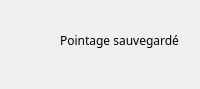
<?xml version="1.0" encoding="UTF-8"?>
<ui version="4.0">
 <class>Dialog</class>
 <widget class="QDialog" name="Dialog">
  <property name="geometry">
   <rect>
    <x>0</x>
    <y>0</y>
    <width>200</width>
    <height>89</height>
   </rect>
  </property>
  <property name="windowTitle">
   <string>Dialog</string>
  </property>
  <widget class="QLabel" name="label">
   <property name="geometry">
    <rect>
     <x>60</x>
     <y>30</y>
     <width>121</width>
     <height>21</height>
    </rect>
   </property>
   <property name="font">
    <font>
     <family>Arial Rounded MT Bold</family>
    </font>
   </property>
   <property name="text">
    <string>Pointage sauvegardé</string>
   </property>
  </widget>
  <widget class="QPushButton" name="pushButton">
   <property name="geometry">
    <rect>
     <x>15</x>
     <y>25</y>
     <width>30</width>
     <height>30</height>
    </rect>
   </property>
   <property name="styleSheet">
    <string notr="true">border : none;
image: url(:/Icons/Icons/validate-interface-searching-icon-png-and-vector-for-free-validate-png-512_511-removebg-preview.png);</string>
   </property>
   <property name="text">
    <string/>
   </property>
  </widget>
 </widget>
 <resources>
  <include location="Resources.qrc"/>
 </resources>
 <connections/>
</ui>
